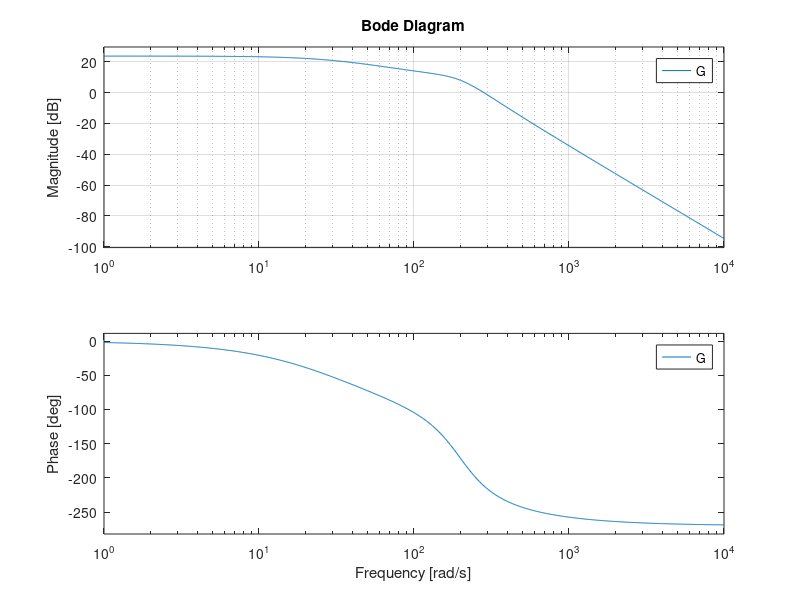

The MATLAB script that drew this image:
% Numerator
num = [(1/0.065)];
% Denominator
den = [(8*0.0047^3)  (8*0.0047^2)  (8*0.0047)  1];
% Transfer Function
G = tf(num, den)
% Plot Frequency Response
bode(G), grid